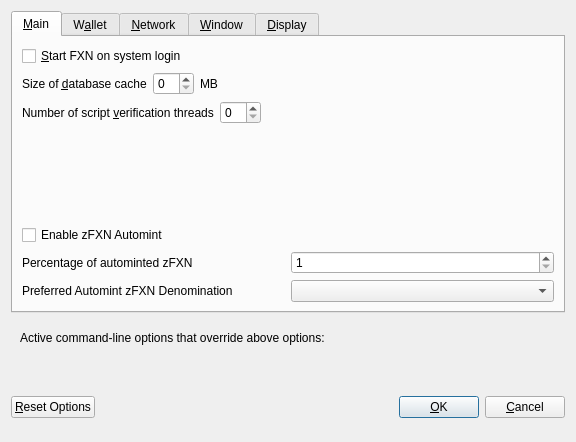
<?xml version="1.0" encoding="UTF-8"?>
<ui version="4.0">
 <class>OptionsDialog</class>
 <widget class="QDialog" name="OptionsDialog">
  <property name="geometry">
   <rect>
    <x>0</x>
    <y>0</y>
    <width>576</width>
    <height>442</height>
   </rect>
  </property>
  <property name="windowTitle">
   <string>Options</string>
  </property>
  <property name="modal">
   <bool>true</bool>
  </property>
  <layout class="QVBoxLayout" name="verticalLayout">
   <item>
    <widget class="QTabWidget" name="tabWidget">
     <property name="currentIndex">
      <number>0</number>
     </property>
     <widget class="QWidget" name="tabMain">
      <attribute name="title">
       <string>&amp;Main</string>
      </attribute>
      <layout class="QVBoxLayout" name="verticalLayout_Main">
       <item>
        <widget class="QCheckBox" name="bitcoinAtStartup">
         <property name="toolTip">
          <string>Automatically start FXN after logging in to the system.</string>
         </property>
         <property name="text">
          <string>&amp;Start FXN on system login</string>
         </property>
        </widget>
       </item>
       <item>
        <layout class="QHBoxLayout" name="horizontalLayout_2_Main">
         <item>
          <widget class="QLabel" name="databaseCacheLabel">
           <property name="text">
            <string>Size of &amp;database cache</string>
           </property>
           <property name="textFormat">
            <enum>Qt::PlainText</enum>
           </property>
           <property name="buddy">
            <cstring>databaseCache</cstring>
           </property>
          </widget>
         </item>
         <item>
          <widget class="QSpinBox" name="databaseCache"/>
         </item>
         <item>
          <widget class="QLabel" name="databaseCacheUnitLabel">
           <property name="text">
            <string>MB</string>
           </property>
           <property name="textFormat">
            <enum>Qt::PlainText</enum>
           </property>
          </widget>
         </item>
         <item>
          <spacer name="horizontalSpacer_2_Main">
           <property name="orientation">
            <enum>Qt::Horizontal</enum>
           </property>
           <property name="sizeHint" stdset="0">
            <size>
             <width>40</width>
             <height>20</height>
            </size>
           </property>
          </spacer>
         </item>
        </layout>
       </item>
       <item>
        <layout class="QHBoxLayout" name="horizontalLayout_3_Main">
         <item>
          <widget class="QLabel" name="threadsScriptVerifLabel">
           <property name="text">
            <string>Number of script &amp;verification threads</string>
           </property>
           <property name="textFormat">
            <enum>Qt::PlainText</enum>
           </property>
           <property name="buddy">
            <cstring>threadsScriptVerif</cstring>
           </property>
          </widget>
         </item>
         <item>
          <widget class="QSpinBox" name="threadsScriptVerif">
           <property name="toolTip">
            <string>(0 = auto, &lt;0 = leave that many cores free)</string>
           </property>
          </widget>
         </item>
         <item>
          <spacer name="horizontalSpacer_3_Main">
           <property name="orientation">
            <enum>Qt::Horizontal</enum>
           </property>
           <property name="sizeHint" stdset="0">
            <size>
             <width>40</width>
             <height>20</height>
            </size>
           </property>
          </spacer>
         </item>
        </layout>
       </item>
       <item>
        <spacer name="verticalSpacer_2">
         <property name="orientation">
          <enum>Qt::Vertical</enum>
         </property>
         <property name="sizeHint" stdset="0">
          <size>
           <width>20</width>
           <height>40</height>
          </size>
         </property>
        </spacer>
       </item>
       <item>
        <widget class="QCheckBox" name="checkBoxZeromintEnable">
         <property name="toolTip">
          <string>Enable automatic minting of FXN units to zFXN</string>
         </property>
         <property name="layoutDirection">
          <enum>Qt::LeftToRight</enum>
         </property>
         <property name="text">
          <string>Enable zFXN Automint</string>
         </property>
        </widget>
       </item>
       <item>
        <layout class="QHBoxLayout" name="horizontalLayout_3">
         <item>
          <widget class="QLabel" name="percentage_label">
           <property name="toolTip">
            <string>Percentage of incoming FXN which get automatically converted to zFXN via Zerocoin Protocol (min: 10%)</string>
           </property>
           <property name="text">
            <string>Percentage of autominted zFXN</string>
           </property>
          </widget>
         </item>
         <item>
          <widget class="QSpinBox" name="zeromintPercentage">
           <property name="minimum">
            <number>1</number>
           </property>
           <property name="maximum">
            <number>100</number>
           </property>
          </widget>
         </item>
        </layout>
       </item>
       <item>
        <layout class="QHBoxLayout" name="horizontalLayout" stretch="0,0">
         <property name="sizeConstraint">
          <enum>QLayout::SetFixedSize</enum>
         </property>
         <item>
          <widget class="QLabel" name="labelPreferredDenom">
           <property name="maximumSize">
            <size>
             <width>16777215</width>
             <height>16777215</height>
            </size>
           </property>
           <property name="toolTip">
            <string>Wait with automatic conversion to Zerocoin until enough FXN for this denomination is available</string>
           </property>
           <property name="text">
            <string>Preferred Automint zFXN Denomination</string>
           </property>
          </widget>
         </item>
         <item>
          <widget class="QComboBox" name="preferredDenom">
           <property name="maximumSize">
            <size>
             <width>16777215</width>
             <height>27</height>
            </size>
           </property>
           <property name="toolTip">
            <string>Wait with automatic conversion to Zerocoin until enough FXN for this denomination is available</string>
           </property>
           <property name="maxVisibleItems">
            <number>9</number>
           </property>
           <property name="maxCount">
            <number>9</number>
           </property>
          </widget>
         </item>
        </layout>
       </item>
      </layout>
     </widget>
     <widget class="QWidget" name="tabWallet">
      <attribute name="title">
       <string>W&amp;allet</string>
      </attribute>
      <layout class="QVBoxLayout" name="verticalLayout_Wallet">
       <item>
        <layout class="QHBoxLayout" name="horizontalLayout_2_Wallet">
         <item>
          <widget class="QLabel" name="labelStakeSplitThresholdText">
           <property name="text">
            <string>Stake split threshold:</string>
           </property>
          </widget>
         </item>
         <item>
          <widget class="QSpinBox" name="spinBoxStakeSplitThreshold">
           <property name="minimum">
            <number>1</number>
           </property>
           <property name="maximum">
            <number>999999</number>
           </property>
          </widget>
         </item>
        </layout>
       </item>
       <item>
        <widget class="QGroupBox" name="groupBox">
         <property name="title">
          <string>Expert</string>
         </property>
         <layout class="QVBoxLayout" name="verticalLayout_2">
          <item>
           <widget class="QCheckBox" name="coinControlFeatures">
            <property name="toolTip">
             <string>Whether to show coin control features or not.</string>
            </property>
            <property name="text">
             <string>Enable coin &amp;control features</string>
            </property>
           </widget>
          </item>
          <item>
           <widget class="QCheckBox" name="showMasternodesTab">
            <property name="toolTip">
             <string>Show additional tab listing all your masternodes in first sub-tab&lt;br/&gt;and all masternodes on the network in second sub-tab.</string>
            </property>
            <property name="text">
             <string>Show Masternodes Tab</string>
            </property>
           </widget>
          </item>
          <item>
           <widget class="QCheckBox" name="spendZeroConfChange">
            <property name="toolTip">
             <string>If you disable the spending of unconfirmed change, the change from a transaction&lt;br/&gt;cannot be used until that transaction has at least one confirmation.&lt;br/&gt;This also affects how your balance is computed.</string>
            </property>
            <property name="text">
             <string>&amp;Spend unconfirmed change</string>
            </property>
           </widget>
          </item>
         </layout>
        </widget>
       </item>
       <item>
        <spacer name="verticalSpacer_Wallet">
         <property name="orientation">
          <enum>Qt::Vertical</enum>
         </property>
         <property name="sizeHint" stdset="0">
          <size>
           <width>20</width>
           <height>40</height>
          </size>
         </property>
        </spacer>
       </item>
      </layout>
     </widget>
     <widget class="QWidget" name="tabNetwork">
      <attribute name="title">
       <string>&amp;Network</string>
      </attribute>
      <layout class="QVBoxLayout" name="verticalLayout_Network">
       <item>
        <widget class="QCheckBox" name="mapPortUpnp">
         <property name="toolTip">
          <string>Automatically open the FXN client port on the router. This only works when your router supports UPnP and it is enabled.</string>
         </property>
         <property name="text">
          <string>Map port using &amp;UPnP</string>
         </property>
        </widget>
       </item>
       <item>
        <widget class="QCheckBox" name="allowIncoming">
         <property name="toolTip">
          <string>Accept connections from outside</string>
         </property>
         <property name="text">
          <string>Allow incoming connections</string>
         </property>
        </widget>
       </item>
       <item>
        <widget class="QCheckBox" name="connectSocks">
         <property name="toolTip">
          <string>Connect to the FXN network through a SOCKS5 proxy.</string>
         </property>
         <property name="text">
          <string>&amp;Connect through SOCKS5 proxy (default proxy):</string>
         </property>
        </widget>
       </item>
       <item>
        <layout class="QHBoxLayout" name="horizontalLayout_1_Network">
         <item>
          <widget class="QLabel" name="proxyIpLabel">
           <property name="text">
            <string>Proxy &amp;IP:</string>
           </property>
           <property name="textFormat">
            <enum>Qt::PlainText</enum>
           </property>
           <property name="buddy">
            <cstring>proxyIp</cstring>
           </property>
          </widget>
         </item>
         <item>
          <widget class="QValidatedLineEdit" name="proxyIp">
           <property name="minimumSize">
            <size>
             <width>140</width>
             <height>0</height>
            </size>
           </property>
           <property name="maximumSize">
            <size>
             <width>140</width>
             <height>16777215</height>
            </size>
           </property>
           <property name="toolTip">
            <string>IP address of the proxy (e.g. IPv4: 127.0.0.1 / IPv6: ::1)</string>
           </property>
          </widget>
         </item>
         <item>
          <widget class="QLabel" name="proxyPortLabel">
           <property name="text">
            <string>&amp;Port:</string>
           </property>
           <property name="textFormat">
            <enum>Qt::PlainText</enum>
           </property>
           <property name="buddy">
            <cstring>proxyPort</cstring>
           </property>
          </widget>
         </item>
         <item>
          <widget class="QLineEdit" name="proxyPort">
           <property name="minimumSize">
            <size>
             <width>55</width>
             <height>0</height>
            </size>
           </property>
           <property name="maximumSize">
            <size>
             <width>55</width>
             <height>16777215</height>
            </size>
           </property>
           <property name="toolTip">
            <string>Port of the proxy (e.g. 9050)</string>
           </property>
          </widget>
         </item>
         <item>
          <spacer name="horizontalSpacer_1_Network">
           <property name="orientation">
            <enum>Qt::Horizontal</enum>
           </property>
           <property name="sizeHint" stdset="0">
            <size>
             <width>40</width>
             <height>20</height>
            </size>
           </property>
          </spacer>
         </item>
        </layout>
       </item>
       <item>
        <spacer name="verticalSpacer_Network">
         <property name="orientation">
          <enum>Qt::Vertical</enum>
         </property>
         <property name="sizeHint" stdset="0">
          <size>
           <width>20</width>
           <height>40</height>
          </size>
         </property>
        </spacer>
       </item>
      </layout>
     </widget>
     <widget class="QWidget" name="tabWindow">
      <attribute name="title">
       <string>&amp;Window</string>
      </attribute>
      <layout class="QVBoxLayout" name="verticalLayout_Window">
       <item>
        <widget class="QCheckBox" name="minimizeToTray">
         <property name="toolTip">
          <string>Show only a tray icon after minimizing the window.</string>
         </property>
         <property name="text">
          <string>&amp;Minimize to the tray instead of the taskbar</string>
         </property>
        </widget>
       </item>
       <item>
        <widget class="QCheckBox" name="minimizeOnClose">
         <property name="toolTip">
          <string>Minimize instead of exit the application when the window is closed. When this option is enabled, the application will be closed only after selecting Quit in the menu.</string>
         </property>
         <property name="text">
          <string>M&amp;inimize on close</string>
         </property>
        </widget>
       </item>
       <item>
        <spacer name="verticalSpacer_Window">
         <property name="orientation">
          <enum>Qt::Vertical</enum>
         </property>
         <property name="sizeHint" stdset="0">
          <size>
           <width>20</width>
           <height>40</height>
          </size>
         </property>
        </spacer>
       </item>
      </layout>
     </widget>
     <widget class="QWidget" name="tabDisplay">
      <attribute name="title">
       <string>&amp;Display</string>
      </attribute>
      <layout class="QVBoxLayout" name="verticalLayout_Display">
       <item>
        <layout class="QHBoxLayout" name="horizontalLayout_1_Display">
         <item>
          <widget class="QLabel" name="langLabel">
           <property name="text">
            <string>User Interface &amp;language:</string>
           </property>
           <property name="textFormat">
            <enum>Qt::PlainText</enum>
           </property>
           <property name="buddy">
            <cstring>lang</cstring>
           </property>
          </widget>
         </item>
         <item>
          <widget class="QValueComboBox" name="lang">
           <property name="toolTip">
            <string>The user interface language can be set here. This setting will take effect after restarting FXN.</string>
           </property>
          </widget>
         </item>
        </layout>
       </item>
       <item>
        <widget class="QLabel" name="label_3">
         <property name="toolTip">
          <string notr="true"/>
         </property>
         <property name="statusTip">
          <string notr="true"/>
         </property>
         <property name="whatsThis">
          <string notr="true"/>
         </property>
         <property name="accessibleName">
          <string notr="true"/>
         </property>
         <property name="text">
         </property>
         <property name="wordWrap">
          <bool>true</bool>
         </property>
         <property name="openExternalLinks">
          <bool>true</bool>
         </property>
         <property name="textInteractionFlags">
          <set>Qt::TextBrowserInteraction</set>
         </property>
        </widget>
       </item>
       <item>
        <layout class="QHBoxLayout" name="horizontalLayout_4_Display" stretch="0,0">
         <item>
          <widget class="QLabel" name="themeLabel">
           <property name="text">
            <string>User Interface Theme:</string>
           </property>
          </widget>
         </item>
         <item>
          <widget class="QValueComboBox" name="theme"/>
         </item>
        </layout>
       </item>
       <item>
        <widget class="Line" name="line">
         <property name="orientation">
          <enum>Qt::Horizontal</enum>
         </property>
        </widget>
       </item>
       <item>
        <layout class="QHBoxLayout" name="horizontalLayout_2_Display">
         <item>
          <widget class="QLabel" name="unitLabel">
           <property name="text">
            <string>&amp;Unit to show amounts in:</string>
           </property>
           <property name="textFormat">
            <enum>Qt::PlainText</enum>
           </property>
           <property name="buddy">
            <cstring>unit</cstring>
           </property>
          </widget>
         </item>
         <item>
          <widget class="QValueComboBox" name="unit">
           <property name="toolTip">
            <string>Choose the default subdivision unit to show in the interface and when sending coins.</string>
           </property>
          </widget>
         </item>
        </layout>
       </item>
       <item>
        <layout class="QHBoxLayout" name="horizontalLayout_5_Display">
         <item>
          <widget class="QLabel" name="digitsLabel">
           <property name="text">
            <string>Decimal digits</string>
           </property>
          </widget>
         </item>
         <item>
          <widget class="QValueComboBox" name="digits"/>
         </item>
        </layout>
       </item>
       <item>
        <widget class="QCheckBox" name="checkBoxHideZeroBalances">
         <property name="toolTip">
          <string>Hide empty balances</string>
         </property>
         <property name="layoutDirection">
          <enum>Qt::LeftToRight</enum>
         </property>
         <property name="text">
          <string>Hide empty balances</string>
         </property>
        </widget>
       </item>
       <item>
        <layout class="QHBoxLayout" name="horizontalLayout_3_Display">
         <item>
          <widget class="QLabel" name="thirdPartyTxUrlsLabel">
           <property name="toolTip">
            <string>Third party URLs (e.g. a block explorer) that appear in the transactions tab as context menu items. %s in the URL is replaced by transaction hash. Multiple URLs are separated by vertical bar |.</string>
           </property>
           <property name="text">
            <string>Third party transaction URLs</string>
           </property>
           <property name="buddy">
            <cstring>thirdPartyTxUrls</cstring>
           </property>
          </widget>
         </item>
         <item>
          <widget class="QLineEdit" name="thirdPartyTxUrls">
           <property name="toolTip">
            <string>Third party URLs (e.g. a block explorer) that appear in the transactions tab as context menu items. %s in the URL is replaced by transaction hash. Multiple URLs are separated by vertical bar |.</string>
           </property>
          </widget>
         </item>
        </layout>
       </item>
       <item>
        <spacer name="verticalSpacer">
         <property name="orientation">
          <enum>Qt::Vertical</enum>
         </property>
         <property name="sizeHint" stdset="0">
          <size>
           <width>20</width>
           <height>40</height>
          </size>
         </property>
        </spacer>
       </item>
      </layout>
     </widget>
    </widget>
   </item>
   <item>
    <widget class="QFrame" name="frame">
     <layout class="QVBoxLayout" name="verticalLayout_Bottom">
      <item>
       <layout class="QHBoxLayout" name="horizontalLayout_Bottom">
        <item>
         <widget class="QLabel" name="overriddenByCommandLineInfoLabel">
          <property name="text">
           <string>Active command-line options that override above options:</string>
          </property>
          <property name="textFormat">
           <enum>Qt::PlainText</enum>
          </property>
         </widget>
        </item>
        <item>
         <spacer name="horizontalSpacer_Bottom">
          <property name="orientation">
           <enum>Qt::Horizontal</enum>
          </property>
          <property name="sizeHint" stdset="0">
           <size>
            <width>40</width>
            <height>20</height>
           </size>
          </property>
         </spacer>
        </item>
       </layout>
      </item>
      <item>
       <widget class="QLabel" name="overriddenByCommandLineLabel">
        <property name="text">
         <string/>
        </property>
        <property name="textFormat">
         <enum>Qt::PlainText</enum>
        </property>
        <property name="wordWrap">
         <bool>true</bool>
        </property>
       </widget>
      </item>
     </layout>
    </widget>
   </item>
   <item>
    <layout class="QHBoxLayout" name="horizontalLayout_Buttons">
     <item>
      <widget class="QPushButton" name="resetButton">
       <property name="toolTip">
        <string>Reset all client options to default.</string>
       </property>
       <property name="text">
        <string>&amp;Reset Options</string>
       </property>
       <property name="autoDefault">
        <bool>false</bool>
       </property>
      </widget>
     </item>
     <item>
      <spacer name="horizontalSpacer_1">
       <property name="orientation">
        <enum>Qt::Horizontal</enum>
       </property>
       <property name="sizeHint" stdset="0">
        <size>
         <width>40</width>
         <height>48</height>
        </size>
       </property>
      </spacer>
     </item>
     <item>
      <widget class="QLabel" name="statusLabel">
       <property name="minimumSize">
        <size>
         <width>200</width>
         <height>0</height>
        </size>
       </property>
       <property name="font">
        <font>
         <weight>75</weight>
         <bold>true</bold>
        </font>
       </property>
       <property name="text">
        <string/>
       </property>
       <property name="textFormat">
        <enum>Qt::PlainText</enum>
       </property>
       <property name="wordWrap">
        <bool>true</bool>
       </property>
      </widget>
     </item>
     <item>
      <spacer name="horizontalSpacer_2">
       <property name="orientation">
        <enum>Qt::Horizontal</enum>
       </property>
       <property name="sizeHint" stdset="0">
        <size>
         <width>40</width>
         <height>48</height>
        </size>
       </property>
      </spacer>
     </item>
     <item>
      <widget class="QPushButton" name="okButton">
       <property name="text">
        <string>&amp;OK</string>
       </property>
       <property name="autoDefault">
        <bool>false</bool>
       </property>
       <property name="default">
        <bool>true</bool>
       </property>
      </widget>
     </item>
     <item>
      <widget class="QPushButton" name="cancelButton">
       <property name="text">
        <string>&amp;Cancel</string>
       </property>
       <property name="autoDefault">
        <bool>false</bool>
       </property>
      </widget>
     </item>
    </layout>
   </item>
  </layout>
 </widget>
 <customwidgets>
  <customwidget>
   <class>QValidatedLineEdit</class>
   <extends>QLineEdit</extends>
   <header>qvalidatedlineedit.h</header>
  </customwidget>
  <customwidget>
   <class>QValueComboBox</class>
   <extends>QComboBox</extends>
   <header>qvaluecombobox.h</header>
  </customwidget>
 </customwidgets>
 <resources/>
 <connections/>
</ui>
